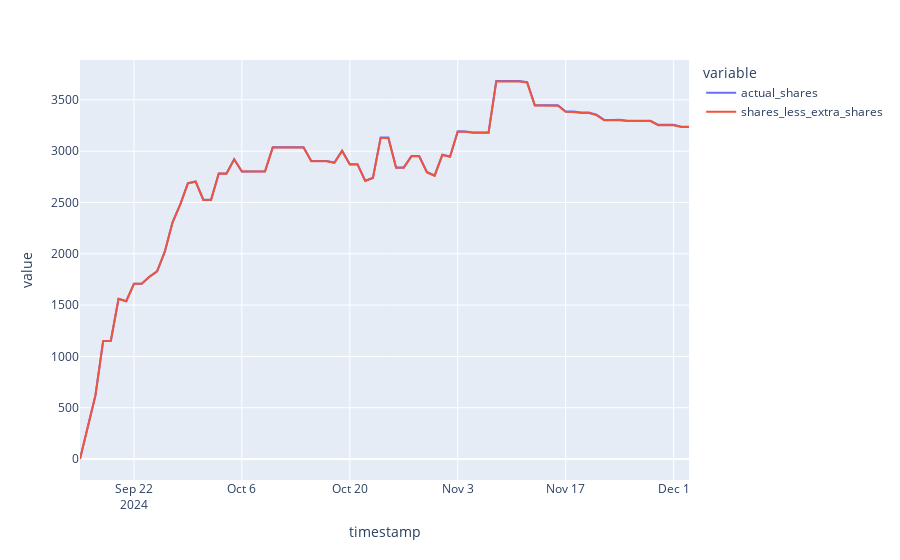

Notebook cell for this chart:
### Code cell
px.line(df2[['actual_shares', 'shares_less_extra_shares']])
